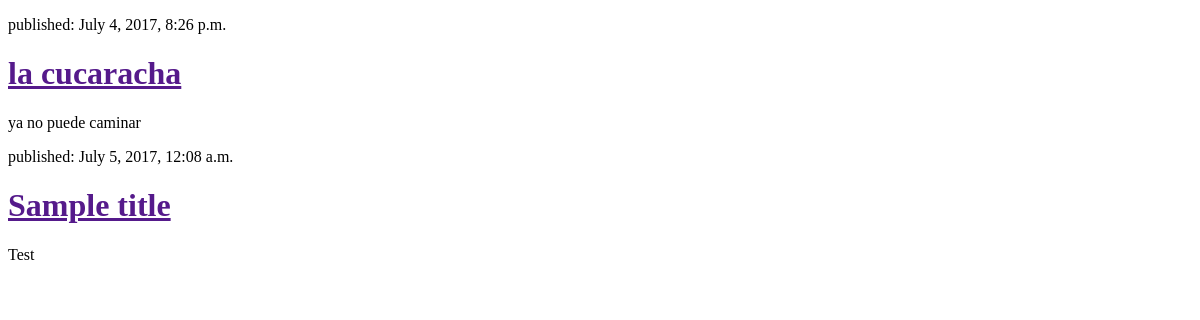
Before: / with the older database file.
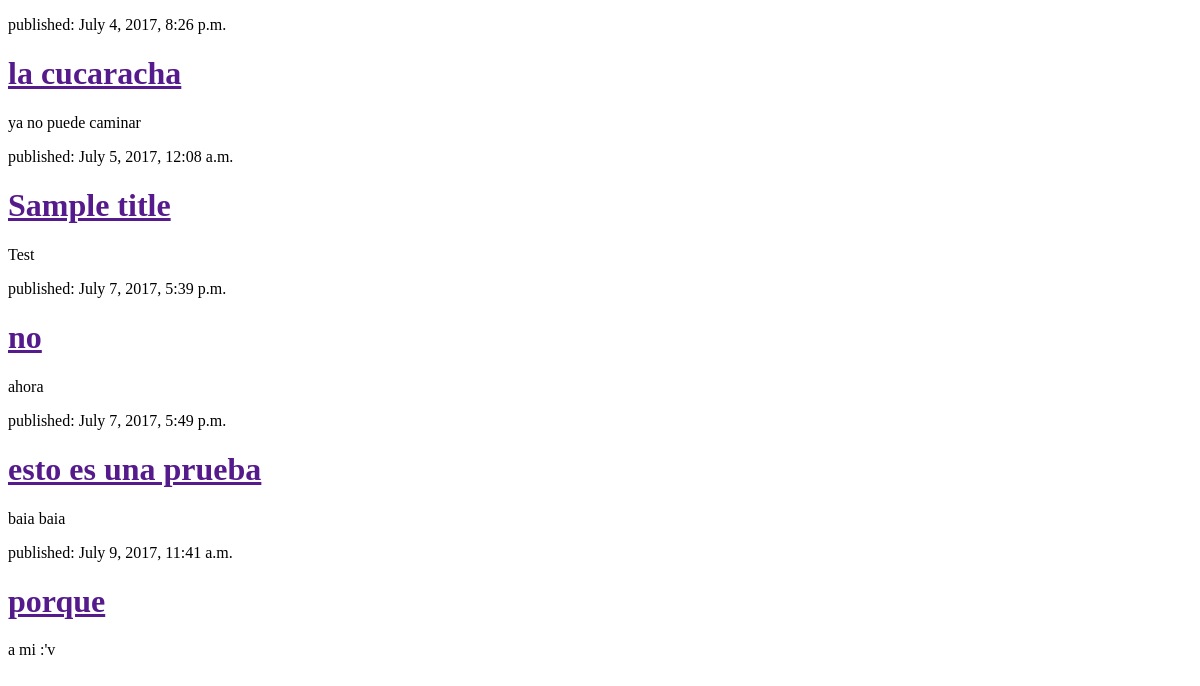
After: the same page with the newer database file.
### blog/views.py (the view)
# urls.py: url(r'^$',views.post_list, name='post_list'),
def post_list(request):
    posts = Post.objects.all()
    return render(request, 'blog/post_list.html', {'posts':posts})

### blog/templates/blog/post_list.html (shortened to what this page needs)
<!DOCTYPE HTML>
<html>
    <head>
    </head>
    <body>
        {%for post in posts%}
        <div>
            <p>published: {{post.published_date}}</p>
            <h1> <a href =""> {{post.title}}</a></h1>
            <p>{{post.text|linebreaksbr}}</p>
        </div>
        {%endfor%}
    </body>
</html>

Changed rows visible on the page:
added Post: published_date "July 7, 2017, 5:39 p.m.", title "no", text "ahora"
added Post: published_date "July 7, 2017, 5:49 p.m.", title "esto es una prueba", text "baia baia"
added Post: published_date "July 9, 2017, 11:41 a.m.", title "porque", text "a mi :'v"
